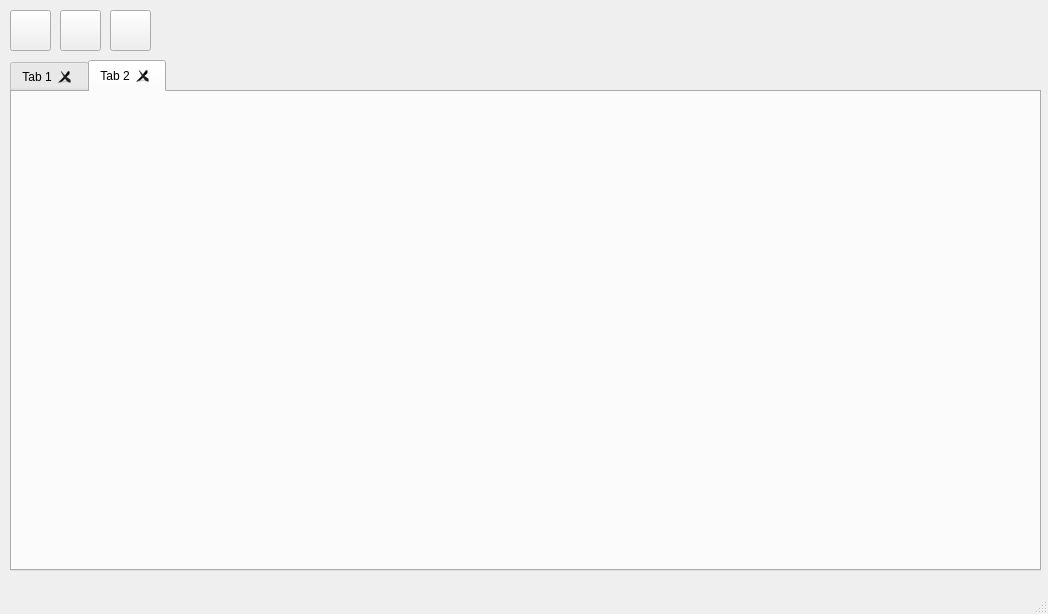
<?xml version="1.0" encoding="UTF-8"?>
<ui version="4.0">
 <class>MainWindow</class>
 <widget class="QMainWindow" name="MainWindow">
  <property name="geometry">
   <rect>
    <x>0</x>
    <y>0</y>
    <width>1048</width>
    <height>614</height>
   </rect>
  </property>
  <property name="windowTitle">
   <string>MainWindow</string>
  </property>
  <widget class="QWidget" name="centralwidget">
   <widget class="QPushButton" name="pushButton">
    <property name="geometry">
     <rect>
      <x>10</x>
      <y>10</y>
      <width>41</width>
      <height>41</height>
     </rect>
    </property>
    <property name="text">
     <string/>
    </property>
    <property name="icon">
     <iconset>
      <normaloff>document.png</normaloff>document.png</iconset>
    </property>
    <property name="iconSize">
     <size>
      <width>32</width>
      <height>32</height>
     </size>
    </property>
   </widget>
   <widget class="QPushButton" name="pushButton_2">
    <property name="geometry">
     <rect>
      <x>60</x>
      <y>10</y>
      <width>41</width>
      <height>41</height>
     </rect>
    </property>
    <property name="text">
     <string/>
    </property>
    <property name="icon">
     <iconset>
      <normaloff>folder.png</normaloff>folder.png</iconset>
    </property>
    <property name="iconSize">
     <size>
      <width>32</width>
      <height>32</height>
     </size>
    </property>
   </widget>
   <widget class="QTabWidget" name="tabWidget">
    <property name="geometry">
     <rect>
      <x>10</x>
      <y>60</y>
      <width>1031</width>
      <height>511</height>
     </rect>
    </property>
    <property name="currentIndex">
     <number>1</number>
    </property>
    <property name="documentMode">
     <bool>false</bool>
    </property>
    <property name="tabsClosable">
     <bool>true</bool>
    </property>
    <property name="movable">
     <bool>true</bool>
    </property>
    <property name="tabBarAutoHide">
     <bool>false</bool>
    </property>
    <widget class="QWidget" name="tab_3">
     <property name="enabled">
      <bool>false</bool>
     </property>
     <attribute name="title">
      <string>Tab 1</string>
     </attribute>
    </widget>
    <widget class="QWidget" name="tab_4">
     <property name="enabled">
      <bool>false</bool>
     </property>
     <attribute name="title">
      <string>Tab 2</string>
     </attribute>
    </widget>
   </widget>
   <widget class="QPushButton" name="pushButton_3">
    <property name="geometry">
     <rect>
      <x>110</x>
      <y>10</y>
      <width>41</width>
      <height>41</height>
     </rect>
    </property>
    <property name="text">
     <string/>
    </property>
    <property name="icon">
     <iconset>
      <normaloff>floppy-disk.png</normaloff>floppy-disk.png</iconset>
    </property>
    <property name="iconSize">
     <size>
      <width>32</width>
      <height>32</height>
     </size>
    </property>
   </widget>
  </widget>
  <widget class="QMenuBar" name="menubar">
   <property name="geometry">
    <rect>
     <x>0</x>
     <y>0</y>
     <width>1048</width>
     <height>21</height>
    </rect>
   </property>
  </widget>
  <widget class="QStatusBar" name="statusbar"/>
 </widget>
 <resources/>
 <connections/>
</ui>
